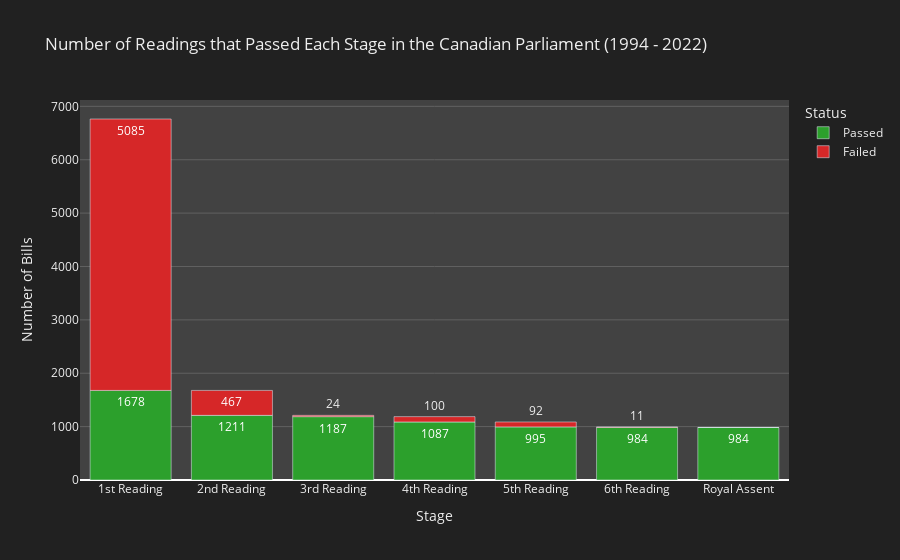

The code cell stored with this chart in its notebook:
### Code cell
color_map = {
    "Passed": px.colors.qualitative.D3[2],
    "Failed": px.colors.qualitative.D3[3]
}


fig = px.bar(
    plot_3, 
    x = "Stage", 
    y = ["Passed", "Failed"], 
    title = "Number of Readings that Passed Each Stage in the Canadian Parliament (1994 - 2022)",
    color_discrete_map = color_map,
    text_auto = True,
    labels = {
        "value": "Number of Bills",
        "Reading": "Stage",
        "variable": "Status"
    }
)

fig.update_layout(
    paper_bgcolor="#212121",
    plot_bgcolor = "#424242",
    font_color = "#EEEEEE"
)

fig.update_yaxes(gridcolor='#616161')

fig.show()

fig.write_html("../charts/plot-3.html")

### Figure 1 — Plotly figure (JSON) as saved in the notebook; plotly's stock layout.template omitted (floating-point values rounded to 4 significant figures)
{"data": [{"alignmentgroup": "True", "hovertemplate": "Status=Passed<br>Stage=%{x}<br>Number of Bills=%{y}<extra></extra>", "legendgroup": "Passed", "marker": {"color": "#2CA02C", "pattern": {"shape": ""}}, "name": "Passed", "offsetgroup": "Passed", "orientation": "v", "showlegend": true, "textposition": "auto", "texttemplate": "%{y}", "type": "bar", "x": ["1st Reading", "2nd Reading", "3rd Reading", "4th Reading", "5th Reading", "6th Reading", "Royal Assent"], "xaxis": "x", "y": [1678, 1211, 1187, 1087, 995, 984, 984], "yaxis": "y"}, {"alignmentgroup": "True", "hovertemplate": "Status=Failed<br>Stage=%{x}<br>Number of Bills=%{y}<extra></extra>", "legendgroup": "Failed", "marker": {"color": "#D62728", "pattern": {"shape": ""}}, "name": "Failed", "offsetgroup": "Failed", "orientation": "v", "showlegend": true, "textposition": "auto", "texttemplate": "%{y}", "type": "bar", "x": ["1st Reading", "2nd Reading", "3rd Reading", "4th Reading", "5th Reading", "6th Reading", "Royal Assent"], "xaxis": "x", "y": [5085, 467, 24, 100, 92, 11, 0], "yaxis": "y"}], "layout": {"autosize": true, "barmode": "relative", "font": {"color": "#EEEEEE"}, "legend": {"title": {"text": "Status"}, "tracegroupgap": 0}, "paper_bgcolor": "#212121", "plot_bgcolor": "#424242", "title": {"text": "Number of Readings that Passed Each Stage in the Canadian Parliament (1994 - 2022)"}, "xaxis": {"anchor": "y", "autorange": true, "domain": [0, 1], "range": [-0.5, 6.5], "title": {"text": "Stage"}, "type": "category"}, "yaxis": {"anchor": "x", "autorange": true, "domain": [0, 1], "gridcolor": "#616161", "range": [0, 7119.0], "title": {"text": "Number of Bills"}, "type": "linear"}}}
